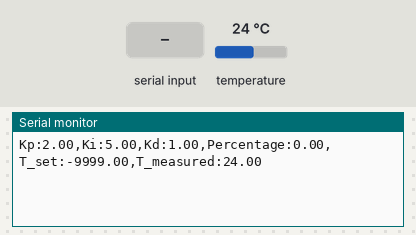
Recording of a sketch running on a simulated Arduino Uno, built with avr-gcc and run on an emulated ATmega328P. Parts: the last lines printed to the serial monitor. The inputs (shaded band) are chosen by the test bench; at power-on: temperature 24 °C.

Above: at 1.9 s.
2.0 s: temperature set to 12 °C
At 3.2 s:
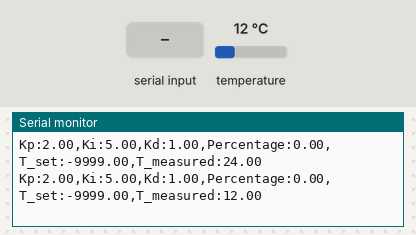
3.5 s: "90,45\n" received over Serial
At 4.6 s:
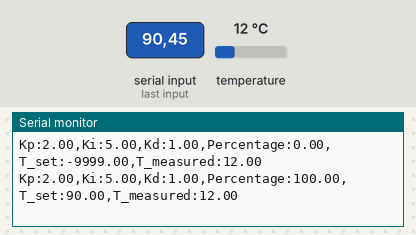
5.0 s: "30,150\n" received over Serial
At 5.8 s:
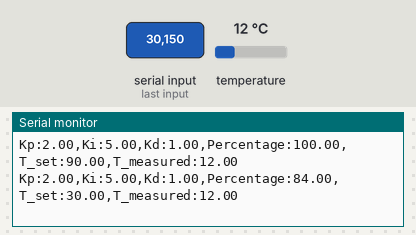
6.5 s: temperature set to 19 °C
At 7.6 s:
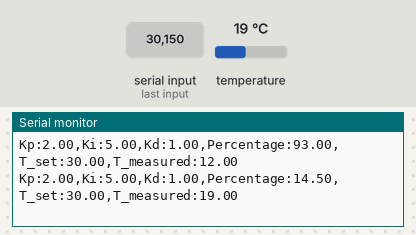
Timing chart, 0 to 9.0 s (numbered marks = the images above; inputs shaded):
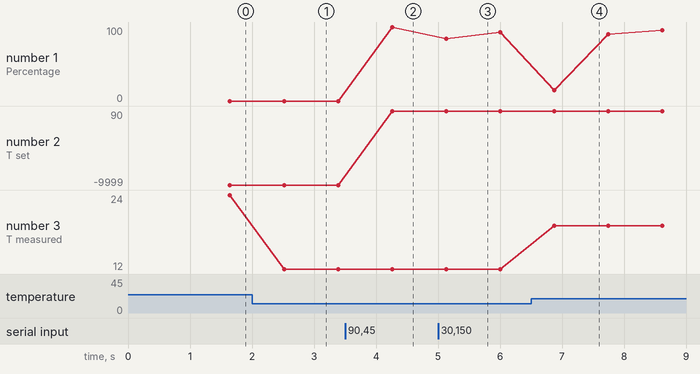

The sketch:

code.ino
```cpp
// Include the libraries we need
#include <OneWire.h>
#include <DallasTemperature.h>
#include <PID_v1.h>

// Define the pin
#define ONE_WIRE_BUS 2 // read temperature on PIN 2
#define PIN_OUTPUT 3 // send digital signal HIGH/LOW for the switch

// Setup a oneWire instance to communicate with any OneWire devices (not just Maxim/Dallas temperature ICs)
OneWire oneWire(ONE_WIRE_BUS);

// Pass our oneWire reference to Dallas Temperature.
DallasTemperature sensors(&oneWire);

//Define Variables for PID
double Setpoint, Input, Output;
const double MAX_DURATION = 100; // maximal duration 5000 ms
//Tuning parameters of PID
const double Kp=2, Ki=5, Kd=1;
// create PID instance
PID myPID(&Input, &Output, &Setpoint, Kp, Ki, Kd, DIRECT);

double mapWithResolution(double x, double fromLow, double fromHigh,double toLow,double toHigh,double resolution){
  // check if not out of range
  if (x>fromHigh){
    x = fromHigh;
  }
  // convert a value x from the range [fromLow, fromHigh] to the range [toLow, toHigh] with the resolution
  double y = map(x,fromLow,fromHigh,toLow,toHigh); // map x in the range
  y = int(y/resolution)*resolution; // round y with the resolution
  return y;
}

void thermalOutput(double percentage, double maxDuration, double pinOut, double frequence){
  // send on the pin a percentage of the maximal duration depending on the frequence of commutation
  // the maxDuration in second should not take a too high value otherwise there is a risk that the heater heats for too long
  // the frequence should not be higher than 200 Hz otherwise the commutation will not be seen by the switch (zero crossing method)
  double time = mapWithResolution(percentage,0,100,0,maxDuration,1/frequence); // computation of the duration
  digitalWrite(pinOut, HIGH); // switch on the heater
  delay(time); // time delay during which the heater is switched on
  digitalWrite(pinOut,LOW); // switch off the heater
  delay(maxDuration-time);
}


void setup() {
  // put your setup code here, to run once:
  // start serial port
  Serial.begin(9600);
  Setpoint = -9999; // we initilize with a negative temperature
  pinMode(PIN_OUTPUT,  OUTPUT);
  sensors.begin();
  // read temperature
  sensors.requestTemperatures();
  Input = sensors.getTempCByIndex(0);
  // set mode of PID
  myPID.SetMode(AUTOMATIC);
}

void loop() {
  // put your main code here, to run repeatedly:
  // read temperature
  sensors.requestTemperatures();
  Input = sensors.getTempCByIndex(0);
   if (Serial.available() > 0) { // if temperature level is provided, read it
    char buffer[32]; // adjust the buffer size as needed
    Serial.readBytesUntil('\n', buffer, sizeof(buffer) - 1);
    buffer[sizeof(buffer) - 1] = '\0'; // null-terminate the string
    Setpoint = atof(buffer);
   }
  myPID.Compute();
  if (Setpoint <= 0){
    Output = 0;
  }
  // security as working with percentage
  if (Output > 100){
    Output = 100;
  }
    // test if input higher than a given value
  if (Input > 50){
    Output = 0;
  }
  // write the thermal
  thermalOutput(Output,MAX_DURATION,PIN_OUTPUT,200);
  // return parameters
  Serial.print("Kp:");
  Serial.print(Kp);
  Serial.print(",");
  Serial.print("Ki:");
  Serial.print(Ki);
  Serial.print(",");
  Serial.print("Kd:");
  Serial.print(Kd);
  Serial.print(",");
  Serial.print("Percentage:");
  Serial.print(Output);
  Serial.print(",");
  Serial.print("T_set:");
  Serial.print(Setpoint);
  Serial.print(",");
  Serial.print("T_measured:");
  Serial.println(Input);
}
```

Measured:
- after the input at 2.0 s, the serial monitor: prints a new line after 0.52 s (image 1)
- after the input at 3.5 s, the serial monitor: prints a new line after 0.76 s (image 2)
- after the input at 5.0 s, the serial monitor: prints a new line after 0.13 s (image 3)
- after the input at 6.5 s, the serial monitor: prints a new line after 0.38 s (image 4)
- plotted number 1: 0 → 100 after the input at 3.5 s, 100 → 93 after the input at 5.0 s, 93 → 95.5 after the input at 6.5 s
- plotted number 2: -9999 → 90 after the input at 3.5 s, 90 → 30 after the input at 5.0 s
- plotted number 3: 24 → 12 after the input at 2.0 s, 12 → 19 after the input at 6.5 s
